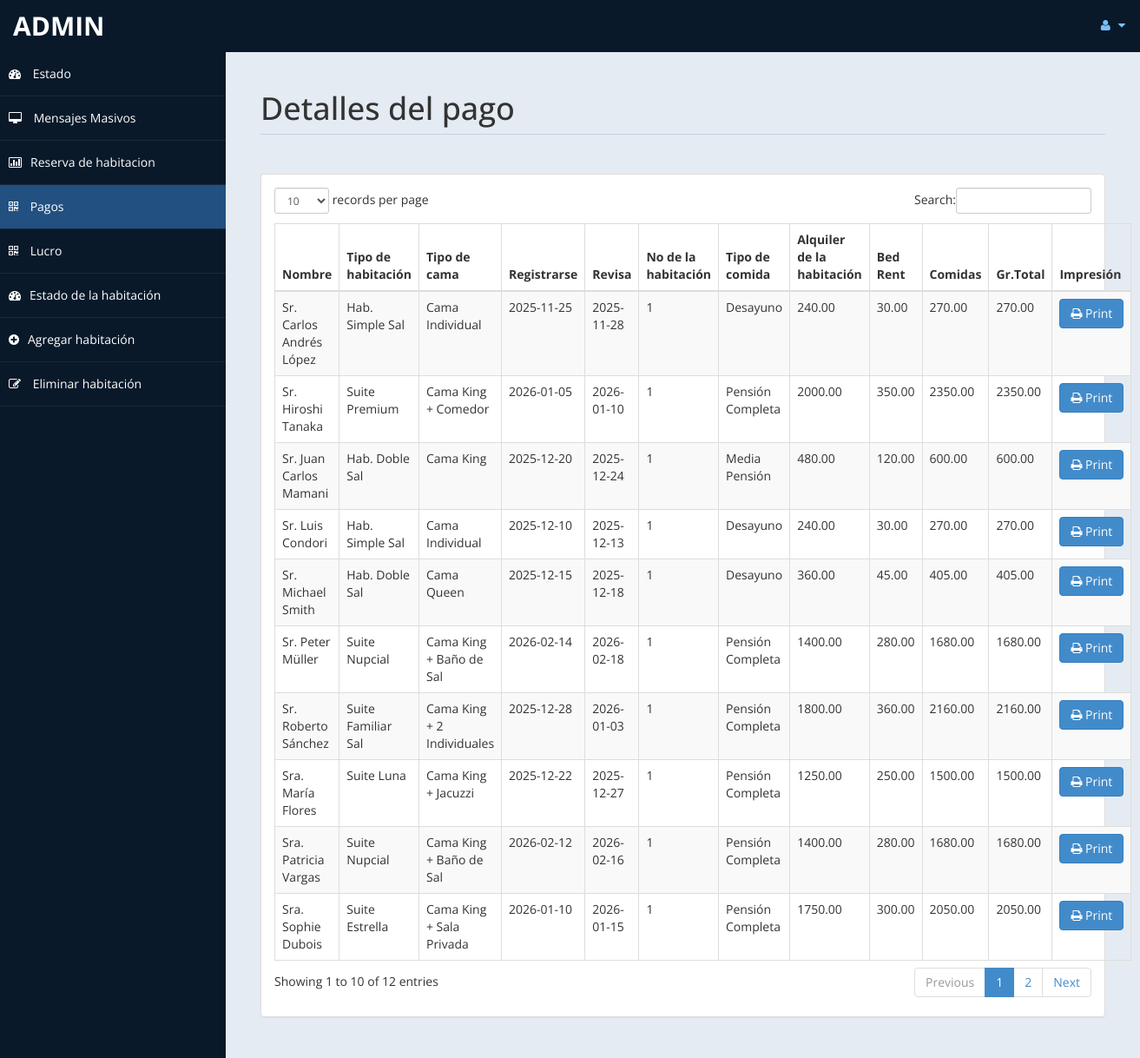
Page /admin/payment.php (signed in) on the committed database.
### tables this page shows
CREATE TABLE `payment` (
  `id` int(11) NOT NULL,
  `title` varchar(10) DEFAULT NULL,
  `fname` varchar(100) NOT NULL,
  `lname` varchar(100) NOT NULL,
  `troom` varchar(50) NOT NULL,
  `tbed` varchar(50) NOT NULL,
  `nroom` int(11) NOT NULL,
  `cin` date NOT NULL,
  `cout` date NOT NULL,
  `ttot` decimal(10,2) NOT NULL,
  `meal` varchar(50) NOT NULL,
  `mepr` decimal(10,2) NOT NULL,
  `btot` decimal(10,2) NOT NULL,
  `fintot` decimal(10,2) NOT NULL,
  `noofdays` int(11) NOT NULL
);

### admin/payment.php (the view, shortened to what this page needs)
<!DOCTYPE html>
<html xmlns="http://www.w3.org/1999/xhtml">
<head>
    <link href="assets/css/bootstrap.css" rel="stylesheet" />
    <link href="assets/css/font-awesome.css" rel="stylesheet" />
    <link href="assets/css/custom-styles.css" rel="stylesheet" />
    <link href="assets/js/dataTables/dataTables.bootstrap.css" rel="stylesheet" />
</head>
<body>
    <div id="wrapper">
        <nav class="navbar navbar-default top-navbar" role="navigation">
            <div class="navbar-header">
                <a class="navbar-brand" href="home.php"><?php echo $_SESSION["user"]; ?> </a>
            </div>
            <ul class="nav navbar-top-links navbar-right">
                <li class="dropdown">
                    <a class="dropdown-toggle" data-toggle="dropdown" href="#" aria-expanded="false">
                        <i class="fa fa-user fa-fw"></i> <i class="fa fa-caret-down"></i>
                    </a>
                </li>
            </ul>
        </nav>
        <nav class="navbar-default navbar-side" role="navigation">
            <div class="sidebar-collapse">
                <ul class="nav" id="main-menu">
                    <li>
                        <a href="home.php"><i class="fa fa-dashboard"></i> Estado</a>
                    </li>
                    <li>
                        <a  href="messages.php"><i class="fa fa-desktop"></i> Mensajes Masivos</a>
                    </li>
					<li>
                        <a href="roombook.php"><i class="fa fa-bar-chart-o"></i>Reserva de habitacion</a>
                    </li>
                    <li>
                        <a class="active-menu" href="payment.php"><i class="fa fa-qrcode"></i> Pagos</a>
                    </li>
                    <li>
                        <a  href="profit.php"><i class="fa fa-qrcode"></i> Lucro</a>
                    </li>
                    <li>
                        <a class="home-menu" href="settings.php"><i class="fa fa-dashboard"></i>Estado de la habitación</a>
                    </li>
					<li>
                        <a  href="room.php"><i class="fa fa-plus-circle"></i>Agregar habitación</a>
                    </li>
                    <li>
                        <a   href="roomdel.php"><i class="fa fa-pencil-square-o"></i> Eliminar habitación</a>
                    </li>
            </div>
        </nav>
        <div id="page-wrapper" >
            <div id="page-inner">
			 <div class="row">
                    <div class="col-md-12">
                        <h1 class="page-header">
                          Detalles del pago<small> </small>
                        </h1>
                    </div>
                </div>
            <div class="row">
                <div class="col-md-12">
                    <div class="panel panel-default">
                        <div class="panel-body">
                            <div class="table-responsive">
                                <table class="table table-striped table-bordered table-hover" id="dataTables-example">
                                    <thead>
                                        <tr>
                                            <th>Nombre</th>
											<th> Tipo de habitación</th>
                                            <th>Tipo de cama</th>
                                            <th>Registrarse</th>
											<th>Revisa</th>
											<th>No de la habitación</th>
											<th>Tipo de comida</th>
                                            <th>Alquiler de la habitación</th>
											<th>Bed Rent</th>
											<th>Comidas </th>
											<th>Gr.Total</th>
											<th>Impresión</th>
                                        </tr>
                                    </thead>
                                    <tbody>
									<?php
										include ('db.php');
										$sql="select * from payment";
										$re = mysqli_query($con,$sql);
										while($row = mysqli_fetch_array($re))
										{
											$id = $row['id'];
											if($id % 2 ==1 )
											{
												echo"<tr class='gradeC'>
													<td>".$row['title']." ".$row['fname']." ".$row['lname']."</td>
													<td>".$row['troom']."</td>
													<td>".$row['tbed']."</td>
													<td>".$row['cin']."</td>
													<td>".$row['cout']."</td>
													<td>".$row['nroom']."</td>
													<td>".$row['meal']."</td>
													<td>".$row['ttot']."</td>
													<td>".$row['mepr']."</td>
													<td>".$row['btot']."</td>
													<td>".$row['fintot']."</td>
													<td><a href=print.php?pid=".$id ." <button class='btn btn-primary'> <i class='fa fa-print' ></i> Print</button></td>
													</tr>";
											}
											else
											{
												echo"<tr class='gradeU'>
													<td>".$row['title']." ".$row['fname']." ".$row['lname']."</td>
													<td>".$row['troom']."</td>
													<td>".$row['tbed']."</td>
													<td>".$row['cin']."</td>
													<td>".$row['cout']."</td>
													<td>".$row['nroom']."</td>
													<td>".$row['meal']."</td>
													<td>".$row['ttot']."</td>
													<td>".$row['mepr']."</td>
													<td>".$row['btot']."</td>
													<td>".$row['fintot']."</td>
													<td><a href=print.php?pid=".$id ." <button class='btn btn-primary'> <i class='fa fa-print' ></i> Print</button></td>
													</tr>";
											}
										}
									?>
                                    </tbody>
                                </table>
                            </div>
                        </div>
                    </div>
                </div>
            </div>
                </div>
            </div>
    </div>
</body>
</html>

### admin/assets/css/custom-styles.css (style rules this page uses)
body { font-family: 'Open Sans', sans-serif; }
#wrapper { width: 100%; background:#09192A; }
#page-wrapper { padding: 15px 15px; min-height: 600px; background:#E5EBF2; }
#page-inner { width:100%; margin:10px 20px 10px 0px; background-color:transparent; padding:10px; min-height:1200px; }
h1, .h1, h2, .h2, h3, .h3 { margin-top: 7px; margin-bottom: -5px; }
.page-header { padding-bottom: 9px; margin: 10px 0 45px; border-bottom: 1px solid #C7D1DD; }
.top-navbar { margin:0px; }
.top-navbar .navbar-brand { color: #fff; width: 260px; text-align: left; height: 60px; font-size: 30px; font-weight: 700; text-transform: uppercase; line-height: 30px; }
.top-navbar .nav > li { position: relative; display: inline-block; }
.top-navbar .nav > li > a { position: relative; display: block; padding: 19px 15px; color: #77C0FD; }
.active-menu { background-color:#225081!important; }
.sidebar-collapse , .sidebar-collapse .nav { background:none; }
.sidebar-collapse .nav { padding:0; }
.sidebar-collapse .nav > li > a { color:#fff; background:transparent; text-shadow:none; }
.sidebar-collapse > .nav > li > a { padding:15px 10px; }
.sidebar-collapse > .nav > li { border-bottom: 1px solid rgba(107, 108, 109, 0.19); }
.navbar-side { border:none; background-color: transparent; }
.top-navbar { background:#09192A; border-bottom:none; }
.top-navbar .nav > li > a > i { margin-right: 2px; }
.navbar-default { border:0px solid black; }
.navbar-header { background: #09192A; }
.nav > li > a > i { margin-right:10px; }
@media (min-width:768px) { #page-wrapper { margin: 0 0 0 260px; padding: 15px 30px; min-height: 1200px; } }
@media (min-width:768px) { .navbar-side { z-index: 1; position: absolute; width: 260px; } }
@media (min-width:768px) { .navbar { border-radius: 0px; } }

### rows in the picture
payment: title "Sr.", fname "Juan Carlos", lname "Mamani", troom "Hab. Doble Sal", tbed "Cama King", cin "2025-12-20", cout "2025-12-24", nroom "1", meal "Media Pensión", ttot "480.00", mepr "120.00", btot "600.00", fintot "600.00"
payment: title "Sra.", fname "María", lname "Flores", troom "Suite Luna", tbed "Cama King + Jacuzzi", cin "2025-12-22", cout "2025-12-27", nroom "1", meal "Pensión Completa", ttot "1250.00", mepr "250.00", btot "1500.00", fintot "1500.00"
payment: title "Sr.", fname "Michael", lname "Smith", troom "Hab. Doble Sal", tbed "Cama Queen", cin "2025-12-15", cout "2025-12-18", nroom "1", meal "Desayuno", ttot "360.00", mepr "45.00", btot "405.00", fintot "405.00"
payment: title "Sra.", fname "Sophie", lname "Dubois", troom "Suite Estrella", tbed "Cama King + Sala Privada", cin "2026-01-10", cout "2026-01-15", nroom "1", meal "Pensión Completa", ttot "1750.00", mepr "300.00", btot "2050.00", fintot "2050.00"
payment: title "Sr.", fname "Carlos Andrés", lname "López", troom "Hab. Simple Sal", tbed "Cama Individual", cin "2025-11-25", cout "2025-11-28", nroom "1", meal "Desayuno", ttot "240.00", mepr "30.00", btot "270.00", fintot "270.00"
payment: title "Sr.", fname "Peter", lname "Müller", troom "Suite Nupcial", tbed "Cama King + Baño de Sal", cin "2026-02-14", cout "2026-02-18", nroom "1", meal "Pensión Completa", ttot "1400.00", mepr "280.00", btot "1680.00", fintot "1680.00"
payment: title "Sr.", fname "Hiroshi", lname "Tanaka", troom "Suite Premium", tbed "Cama King + Comedor", cin "2026-01-05", cout "2026-01-10", nroom "1", meal "Pensión Completa", ttot "2000.00", mepr "350.00", btot "2350.00", fintot "2350.00"
payment: title "Sr.", fname "Luis", lname "Condori", troom "Hab. Simple Sal", tbed "Cama Individual", cin "2025-12-10", cout "2025-12-13", nroom "1", meal "Desayuno", ttot "240.00", mepr "30.00", btot "270.00", fintot "270.00"
payment: title "Sr.", fname "Roberto", lname "Sánchez", troom "Suite Familiar Sal", tbed "Cama King + 2 Individuales", cin "2025-12-28", cout "2026-01-03", nroom "1", meal "Pensión Completa", ttot "1800.00", mepr "360.00", btot "2160.00", fintot "2160.00"
payment: title "Sra.", fname "Patricia", lname "Vargas", troom "Suite Nupcial", tbed "Cama King + Baño de Sal", cin "2026-02-12", cout "2026-02-16", nroom "1", meal "Pensión Completa", ttot "1400.00", mepr "280.00", btot "1680.00", fintot "1680.00"

### other values in the picture
$_SESSION["user"] "ADMIN"
